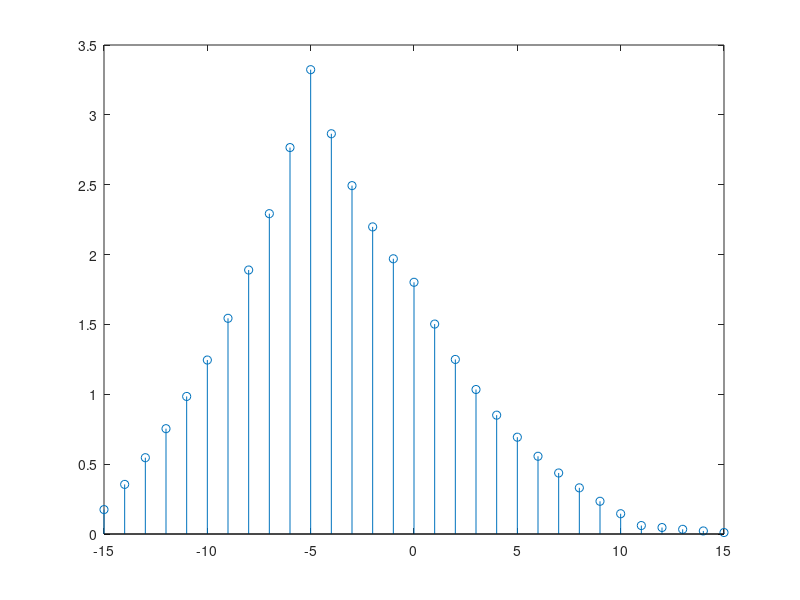

The MATLAB script that drew this image:
n = (0:15)';
x = 0.84.^n;
y = circshift(x,5);
[c,lags] = xcorr(x,y);
stem(lags,c)

% test var
x1=[5, 3, 54, 93, 83, 22, 17, 19];
x2=rand(20000,1); 
x3 = (1:100)';

for i = 1:3:7
    disp(i)
end
